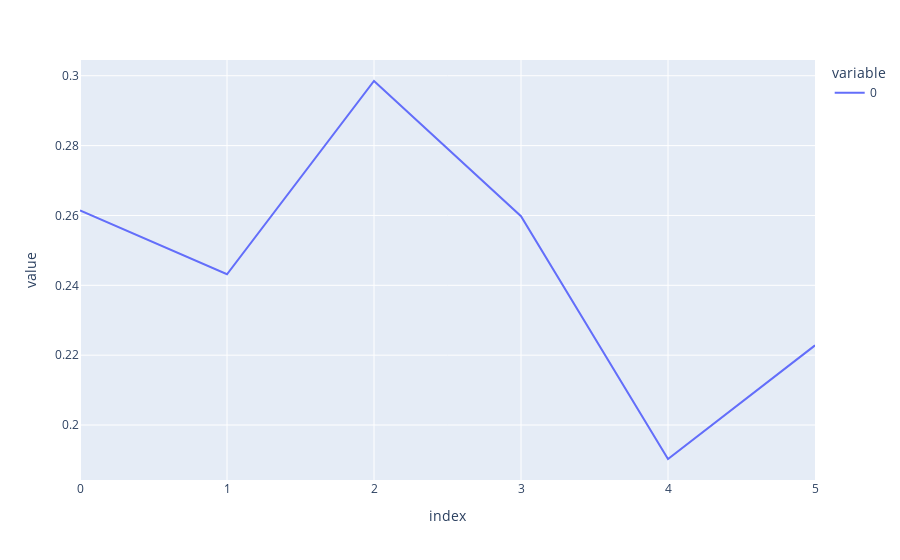

Write notebook code for a chart like this one.
### Code cell
px.line(cls_losses)

### Figure 1 — Plotly figure (JSON) as saved in the notebook; plotly's stock layout.template omitted (floating-point values rounded to 4 significant figures)
{"data": [{"hovertemplate": "variable=0<br>index=%{x}<br>value=%{y}<extra></extra>", "legendgroup": "0", "line": {"color": "#636efa", "dash": "solid"}, "marker": {"symbol": "circle"}, "mode": "lines", "name": "0", "orientation": "v", "showlegend": true, "type": "scatter", "x": [0, 1, 2, 3, 4, 5], "xaxis": "x", "y": [0.2614, 0.2432, 0.2985, 0.2598, 0.1903, 0.2228], "yaxis": "y"}], "layout": {"legend": {"title": {"text": "variable"}, "tracegroupgap": 0}, "margin": {"t": 60}, "xaxis": {"anchor": "y", "domain": [0, 1], "title": {"text": "index"}}, "yaxis": {"anchor": "x", "domain": [0, 1], "title": {"text": "value"}}}}
